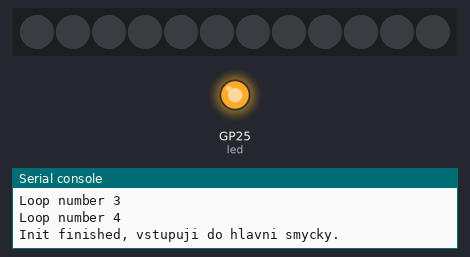
Recording of a program running on a simulated Raspberry Pi Pico running CircuitPython. On the bench: 12 RGB LEDs in strip order, left to right, output pins drawn as LEDs (lit = HIGH), the last lines printed to the serial console. Dim RGB values are drawn brighter than linear.

Above: at 0.1 s.
At 0.7 s:
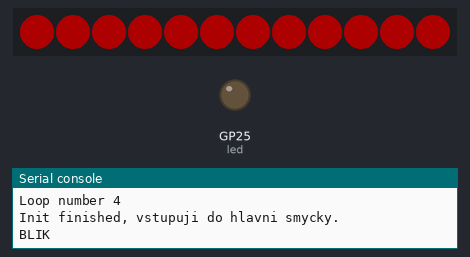
At 1.2 s:
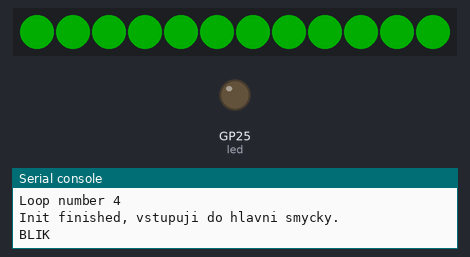
At 1.7 s:
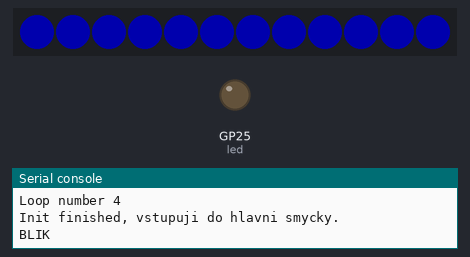
Timing chart, 0 to 38.2 s (numbered marks = the images above):
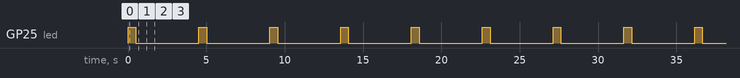

Measured:
- by itself, GP25 (led): alternates HIGH for 0.50 s and LOW for 4.0 s
- by itself, everything shown: repeats every 4.5 s, in 17 steps
- what the display in image 1 shows lasts 0.5 s, from 0.6 s to 1.1 s

The program:

pixel.py
```python
"""
pixel.py - samostatny test 1-wire LED retezce (Inolux IN-PI55, WS2812-kompatibilni).

Inspirovano demo-codes/Neopixel_demoPrusa.py.
Pouziva pouze NeoPixel na GP17 (dle HW EdyKostky) a onboard LED jako "heartbeat".
"""

import time
import board
import digitalio
import neopixel

ONEWIRE_PIN = board.GP17
N_PIXELS = 12

led = digitalio.DigitalInOut(board.LED)
led.direction = digitalio.Direction.OUTPUT

print("Pixel test starting!")
for i in range(5):
    print("Loop number", i)
print("Init finished, vstupuji do hlavni smycky.")

pixels = neopixel.NeoPixel(ONEWIRE_PIN, N_PIXELS, brightness=0.2, auto_write=False)
pixels.fill((0, 0, 0))
pixels.show()

while True:
    # heartbeat na onboard LED
    led.value = True
    time.sleep(0.5)
    led.value = False
    time.sleep(0.1)
    print("BLIK")

    # cely retez cervene
    pixels.fill((255, 0, 0))
    pixels.show()
    time.sleep(0.5)

    # cely retez zelene
    pixels.fill((0, 255, 0))
    pixels.show()
    time.sleep(0.5)

    # cely retez modre
    pixels.fill((0, 0, 255))
    pixels.show()
    time.sleep(0.5)

    # zhasnout
    pixels.fill((0, 0, 0))
    pixels.show()

    # auticko - jeden pohybujici se bily pixel
    for i in range(N_PIXELS):
        pixels[i] = (200, 200, 200)
        pixels.show()
        time.sleep(0.2)
        pixels[i] = (0, 0, 0)
        pixels.show()

    pixels.fill((0, 0, 0))
    pixels.show()
```
